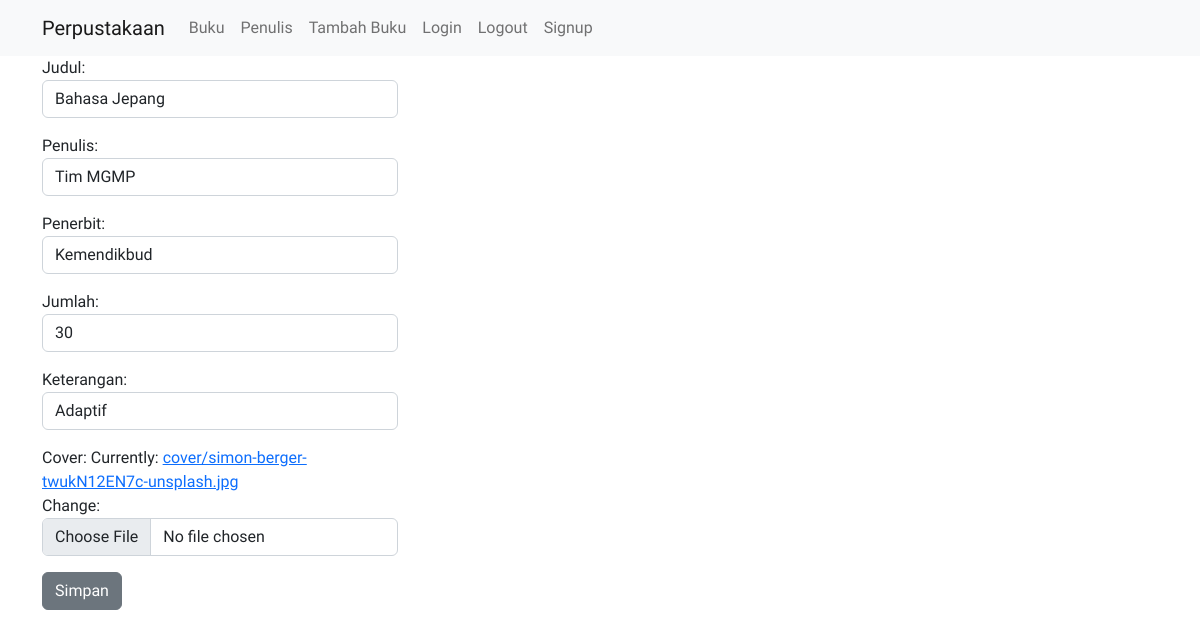
The page /buku/ubah/3 (signed in) on the database its author committed.
### perpustakaan/models.py (models this page shows, shortened)
class Buku(models.Model):
    judul =  models.CharField(max_length=50)
    penulis = models.CharField(max_length=40)
    penerbit = models.CharField(max_length=40)
    jumlah = models.IntegerField(null=True)
    keterangan = models.ForeignKey("Keterangan", on_delete=models.CASCADE,null=True)
    cover = models.ImageField(upload_to='cover',null=True)
    tanggal = models.DateTimeField(auto_now_add=True,null=True)

### perpustakaan/views.py (the view)
# urls.py: path('buku/ubah/<int:id_buku>', ubah_buku, name="ubah-buku"),
@login_required(login_url=LOGIN_URL)
def ubah_buku(request,id_buku):
    buku = Buku.objects.get(id=id_buku)
    if request.POST:
        form = FormBuku(request.POST,request.FILES, instance=buku)
        if form.is_valid():
            form.save()
            messages.success(request,"Data berhasil di ubah")
            return redirect(f'/buku/ubah/{id_buku}',id_buku=buku)
    else :
        form = FormBuku(instance=buku)
        konteks = {
            'form' : form,
            'buku' : buku
        }
        return render(request,'ubah-buku.html', konteks)

### perpustakaan/form.py
class FormBuku(ModelForm) :
    class Meta:
        model = Buku
        fields = '__all__'
        widgets = {
            'judul' : forms.TextInput({'class' : 'form-control'}),
            'penulis' : forms.TextInput({'class' : 'form-control'}),
            'penerbit' : forms.TextInput({'class' : 'form-control'}),
            'jumlah' : forms.NumberInput({'class' : 'form-control'}),
            'keterangan' : forms.Select({'class' : 'form-control'}),
        }

### perpustakaan/models.py (called while the page is built)
    def __str__(self):
        return self.nama

### perpustakaan/templates/ubah-buku.html (shortened to what this page needs)
{% extends 'base.html' %}
{% block content %}
{% load static %}
    <div class="container">
        <div class="row">
            <div class="col-md-4">
                <form action="{% url 'ubah-buku' buku.id %}" method="post" enctype="multipart/form-data">
                    {{  form.as_p }}
                    <button class="btn btn-secondary">Simpan</button>
                </form>
            </div>
        </div>
    </div>
{% endblock %}

### static/css/style.css (style rules this page uses)
* { padding: 0; margin: 0; box-sizing: border-box; font-family: "Viga"; }

### rows shown on the page
Buku: judul "Bahasa Jepang", penulis "Tim MGMP", penerbit "Kemendikbud", jumlah "30", keterangan "Adaptif"
